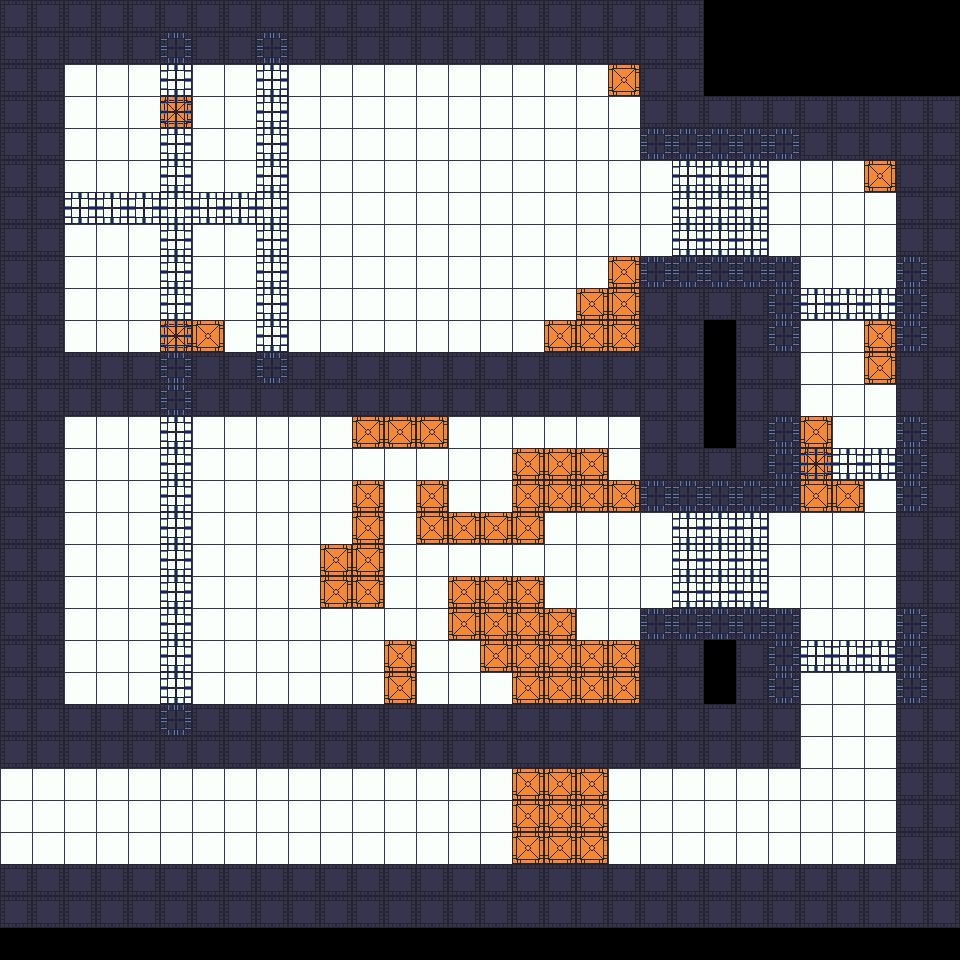

A 2D game scene composited from a Tiled map and its tileset images. What follows is a short description and the map's XML, with each tile layer's data collapsed to a summary:
An orthogonal 30x30 tile map with 32x32 px tiles, 10 tile layers (BOTTOM, GROUND, GROUND_LEVEL, HIP_LEVEL, ...), 2 tilesets and 32 objects (32x wall).

<map version="1.0" orientation="orthogonal" renderorder="right-down" width="30" height="30" tilewidth="32" tileheight="32" nextobjectid="52">
 <tileset firstgid="1" name="T" tilewidth="32" tileheight="32" tilecount="4">
  <image source="../imgs/TileDemo.png" width="64" height="64" />
 </tileset>
 <tileset firstgid="5" name="TileDemo2" tilewidth="32" tileheight="32" tilecount="4">
  <image source="../imgs/TileDemo.png" width="64" height="64" />
 </tileset>
 <layer name="BOTTOM" width="30" height="30">
  <data>[900 cells, 0 non-empty, 0 distinct tile ids]</data>
 </layer>
 <layer name="GROUND" width="30" height="30">
  <data>[900 cells, 495 non-empty, 1 distinct tile ids]</data>
 </layer>
 <layer name="GROUND_LEVEL" width="30" height="30">
  <data>[900 cells, 0 non-empty, 0 distinct tile ids]</data>
 </layer>
 <layer name="HIP_LEVEL" width="30" height="30">
  <data>[900 cells, 56 non-empty, 1 distinct tile ids]</data>
 </layer>
 <layer name="Walls" width="30" height="30">
  <data>[900 cells, 354 non-empty, 2 distinct tile ids]</data>
 </layer>
 <objectgroup name="Wall">
  <object id="8" name="wall" x="0" y="0" width="64" height="768" />
  <object id="9" name="wall" x="64" y="352" width="576" height="64" />
  <object id="10" name="wall" x="640" y="256" width="160" height="256" />
  <object id="11" name="wall" x="64" y="0" width="576" height="64" />
  <object id="12" name="wall" x="640" y="64" width="64" height="96" />
  <object id="13" name="wall" x="704" y="96" width="224" height="64" />
  <object id="14" name="wall" x="896" y="160" width="32" height="704" />
  <object id="17" name="wall" x="0" y="864" width="896" height="64" />
  <object id="18" name="wall" x="64" y="704" width="736" height="64" />
  <object id="19" name="wall" x="640" y="608" width="160" height="96" />
  <object id="20" name="wall" x="416" y="512" width="128" height="32" />
  <object id="21" name="wall" x="448" y="576" width="96" height="64" />
  <object id="22" name="wall" x="416" y="480" width="32" height="32" />
  <object id="23" name="wall" x="352" y="480" width="32" height="128" />
  <object id="24" name="wall" x="352" y="416" width="96" height="32" />
  <object id="25" name="wall" x="384" y="640" width="32" height="64" />
  <object id="26" name="wall" x="320" y="544" width="32" height="64" />
  <object id="33" name="wall" x="480" y="608" width="96" height="64" />
  <object id="34" name="wall" x="512" y="640" width="128" height="64" />
  <object id="35" name="wall" x="512" y="448" width="96" height="64" />
  <object id="36" name="wall" x="608" y="480" width="32" height="32" />
  <object id="38" name="wall" x="544" y="320" width="96" height="32" />
  <object id="39" name="wall" x="576" y="288" width="64" height="32" />
  <object id="40" name="wall" x="608" y="256" width="32" height="32" />
  <object id="41" name="wall" x="160" y="320" width="64" height="32" />
  <object id="42" name="wall" x="800" y="416" width="32" height="96" />
  <object id="43" name="wall" x="832" y="480" width="32" height="32" />
  <object id="44" name="wall" x="864" y="320" width="32" height="64" />
  <object id="45" name="wall" x="864" y="160" width="32" height="32" />
  <object id="46" name="wall" x="608" y="64" width="32" height="32" />
  <object id="49" name="wall" x="512" y="768" width="96" height="96" />
  <object id="51" name="wall" x="160" y="96" width="32" height="32" />
 </objectgroup>
 <layer name="SHOULDER_LEVEL" width="30" height="30">
  <data>[900 cells, 0 non-empty, 0 distinct tile ids]</data>
 </layer>
 <layer name="HEAD_LEVEL" width="30" height="30">
  <data>[900 cells, 0 non-empty, 0 distinct tile ids]</data>
 </layer>
 <layer name="Ceil" width="30" height="30">
  <data>[900 cells, 100 non-empty, 2 distinct tile ids]</data>
 </layer>
 <layer name="OVERHEAD" width="30" height="30">
  <data>[900 cells, 0 non-empty, 0 distinct tile ids]</data>
 </layer>
 <layer name="TOP" width="30" height="30">
  <data>[900 cells, 0 non-empty, 0 distinct tile ids]</data>
 </layer>
</map>